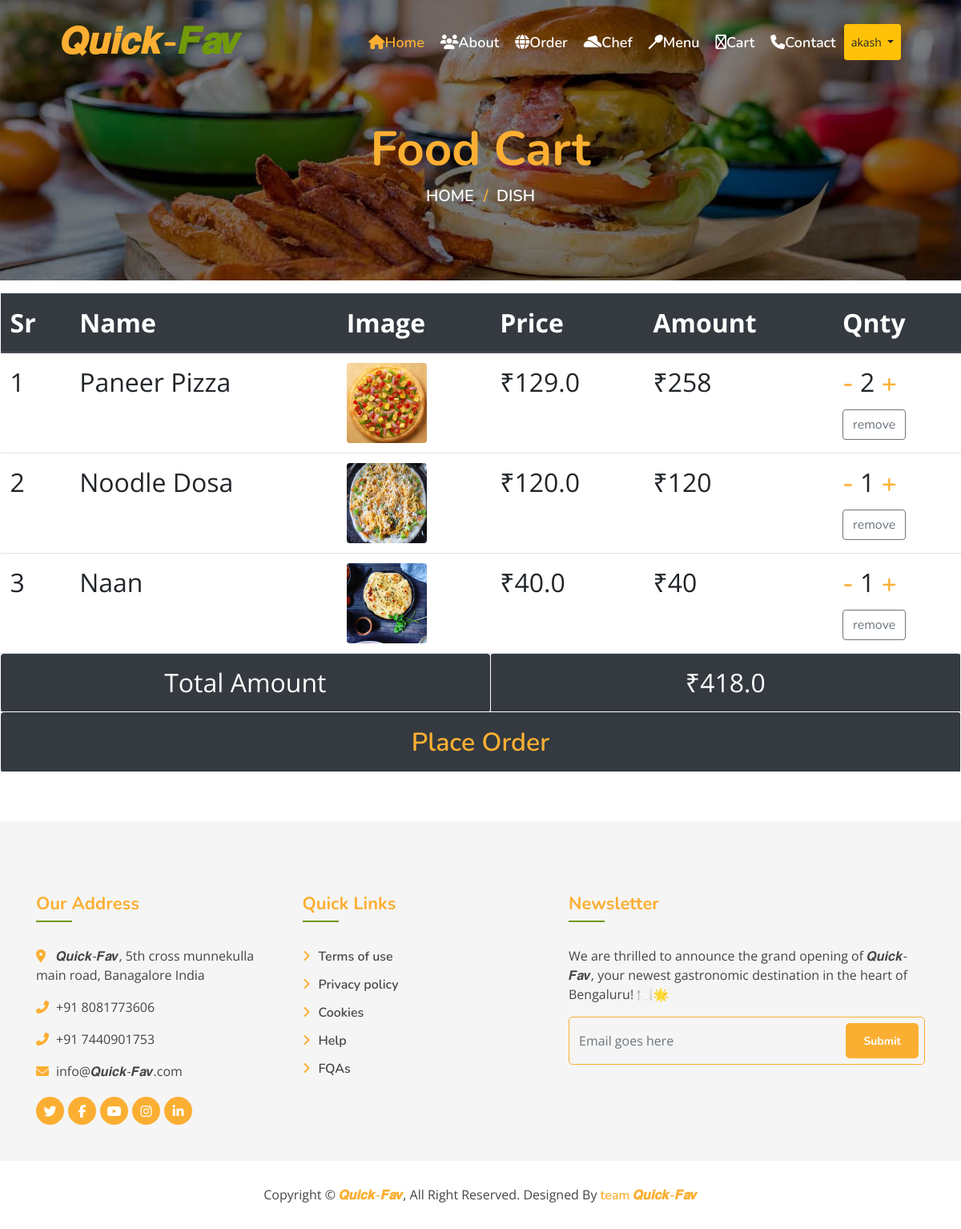
The page /cart/3 (signed in) on the database its author committed.
### app/models.py (models this page shows, shortened)
class Dish_cart(models.Model):
    user = models.ForeignKey(User,on_delete=models.CASCADE,null=True)
    name = models.ForeignKey(Dish,on_delete=models.CASCADE)
    counter = models.PositiveIntegerField(default=0)
    ammount = models.PositiveBigIntegerField(null=True)

class Dish(models.Model):
    name = models.CharField(max_length=200,unique=True)
    image = models.ImageField(upload_to="dishes")
    ingredients = models.TextField()
    details = models.TextField(blank=True)
    category = models.ForeignKey(Category, on_delete=models.CASCADE)
    price = models.FloatField()
    discount_price = models.FloatField(blank=True)
    is_available = models.BooleanField(default=True)
    added_on = models.DateTimeField(auto_now_add=True)
    updated_on = models.DateTimeField(auto_now=True)
    def __str__(self):
        return self.name
    class Meta:
        verbose_name_plural = 'Dish Table'

### app/views.py (the view)
# urls.py: path('cart/<int:id>',cart,name='cart'),
@login_required(login_url='login')
def cart(request,id):
    user = User.objects.get(username=request.user)
    obj = Dish.objects.get(id=id)
    NWO,created = Dish_cart.objects.get_or_create(user=user,name=obj)
    if created:
        NWO.ammount=obj.price
        NWO.counter = 1
    else:
        NWO.counter += 1
        NWO.ammount=obj.price*NWO.counter
    NWO.save()
    cart_list = Dish_cart.objects.filter(user=user)
    m = 0
    for d in cart_list:
        m = m + (d.name.price * d.counter)
    return render(request,'cart.html',{'cart':cart_list,'M':m})

### templates/cart.html (shortened to what this page needs)
{% extends "base.html" %}
{% load static %}
{% block content %}
<div class="page-header mb-0">
    <div class="container">
        <div class="row">
            <div class="col-12">
                <h2>Food Cart</h2>
            </div>
            <div class="col-12">
                <a href="">Home</a>
                <a href="">Dish</a>
            </div>
        </div>
    </div>
</div>
<section class="menu-food mt-3 d-flex justify-content-start flex-wrap">
    <table class="table table-hover">
        <thead class="thead-dark">
            <th>Sr</th>
            <th>Name</th>
            <th>Image</th>
            <th>Price</th>
            <th>Amount</th>
            <th>Qnty</th>
        </thead>
        {% if cart %}
        {% for d in cart %}
        <tr>
            <td>{{forloop.counter}}</td>
            <td>{{d.name}}</td>
            <td><img src="{{d.name.image.url}}" class="rounded" alt="no" height="100px" width="100px"></td>
            <td>₹{{d.name.price}}</td>
            <td>₹{{d.ammount}}</td>
            <td> <div><a href="{% url 'qntysub' d.name.id %}">-</a> {{d.counter}} <a href="{% url 'qntyadd' d.name.id %}">+</a></div>
                <a href="{% url 'remove' d.name.id %}" class="btn btn-outline-secondary">remove</a>
            </td>
        </tr>
        {% endfor %}
        {% endif %}
        <tr>
            <td colspan="3" class="alert bg-dark text-center text-white "> Total Amount</td>
            <td colspan="3" class="alert bg-dark text-center text-white ">₹{{M}}</td>
        </tr>
        <tr>
            <td colspan="6" class="alert bg-dark text-center text-white "> <a href="{% url 'order' %}">Place Order</a></td>
        </tr>
    </table>
</section>
{% endblock content %}

### templates/base.html (shortened to what this page needs)
{% load static %}
<!DOCTYPE html>
<html lang="en">
    <head>
        <link href="https://stackpath.bootstrapcdn.com/bootstrap/4.4.1/css/bootstrap.min.css" rel="stylesheet">
        <link href="https://cdnjs.cloudflare.com/ajax/libs/font-awesome/5.10.0/css/all.min.css" rel="stylesheet">
        <link href="{% static 'lib/animate/animate.min.css' %}" rel="stylesheet">
        <link href="{% static 'lib/owlcarousel/assets/owl.carousel.min.css' %}" rel="stylesheet">
        <link href="{% static 'lib/flaticon/font/flaticon.css" rel="stylesheet' %}">
        <link href="{% static 'lib/tempusdominus/css/tempusdominus-bootstrap-4.min.css' %}" rel="stylesheet" />
        <link href="{% static 'fontawesomefree/css/fontawesome.css' %}" rel="stylesheet" type="text/css">
        <link href="{% static 'fontawesomefree/css/brands.css' %}" rel="stylesheet" type="text/css">
        <link href="{% static 'fontawesomefree/css/solid.css' %}" rel="stylesheet" type="text/css">
        <link href="{% static 'css/style.css' %}" rel="stylesheet">
    </head>
    <body>
        <div class="navbar navbar-expand-lg bg-light navbar-light">
            <div class="container-fluid">
                <a href="{% url 'index' %}" class="navbar-brand">𝑸𝒖𝒊𝒄𝒌-<span>𝑭𝒂𝒗</span></a>
                <div class="collapse navbar-collapse justify-content-between" id="navbarCollapse">
                    <div class="navbar-nav ml-auto">
                        <a href="{% url 'index' %}" class="nav-item nav-link active"><i class="fa fa-home"></i>Home</a>
                        <a href="{% url 'about' %}" class="nav-item nav-link"><i class="fa-solid fa-users"></i>About</a>
                        <a href="{% url 'orderhistory' %}" class="nav-item nav-link"><i class="fa-solid fa-globe"></i>Order</a>
                        <a href="{% url 'team' %}" class="nav-item nav-link"><i class="fa-solid fa-hat-cowboy-side"></i>Chef</a>
                        <a href="{% url 'menu' %}" class="nav-item nav-link"><i class="fa-solid fa-spoon"></i>Menu</a>
                        <a href="{% url 'cart' %}" class="nav-item nav-link"><i class="fa-regular fa-cart-shopping"></i>Cart</a>
                        <a href="{% url 'contact' %}" class="nav-item nav-link"><i class="fa fa-phone"></i>Contact</a>
                        {% if user.is_authenticated %}
                        <div class="btn-group">
                            <button type="button" class="btn btn-warning btn-sm dropdown-toggle" data-toggle="dropdown" aria-haspopup="true" aria-expanded="false">
                              {{user.first_name}}
                            </button>
                          </div>
                         {% else %}
                         <a href="{% url 'login' %}" class="nav-item nav-link">login<i class="fa-solid fa-right-to-bracket"></i></a>
                        {% endif %}
                    </div>
                </div>
            </div>
        </div>
        {% block content %}
        {% endblock %}
                <div class="footer">
                    <div class="container">
                        <div class="row">
                            <div class="col-lg-7">
                                <div class="row">
                                    <div class="col-md-6">
                                        <div class="footer-contact">
                                            <h2>Our Address</h2>
                                            <p><i class="fa fa-map-marker-alt"></i>𝑸𝒖𝒊𝒄𝒌-𝑭𝒂𝒗, 5th cross munnekulla main road, Banagalore India</p>
                                            <p><i class="fa fa-phone-alt"></i>+91 8081773606</p>
                                            <p><i class="fa fa-phone-alt"></i>+91 7440901753</p>
                                            <p><i class="fa fa-envelope"></i>info@𝑸𝒖𝒊𝒄𝒌-𝑭𝒂𝒗.com</p>
                                            <div class="footer-social">
                                                <a href=""><i class="fab fa-twitter"></i></a>
                                                <a href=""><i class="fab fa-facebook-f"></i></a>
                                                <a href=""><i class="fab fa-youtube"></i></a>
                                                <a href=""><i class="fab fa-instagram"></i></a>
                                                <a href=""><i class="fab fa-linkedin-in"></i></a>
                                            </div>
                                        </div>
                                    </div>
                                    <div class="col-md-6">
                                        <div class="footer-link">
                                            <h2>Quick Links</h2>
                                            <a href="">Terms of use</a>
                                            <a href="">Privacy policy</a>
                                            <a href="">Cookies</a>
                                            <a href="">Help</a>
                                            <a href="">FQAs</a>
                                        </div>
                                    </div>
                                </div>
                            </div>
                            <div class="col-lg-5">
                                <div class="footer-newsletter">
                                    <h2>Newsletter</h2>
                                    <p>
                                        We are thrilled to announce the grand opening of 𝑸𝒖𝒊𝒄𝒌-𝑭𝒂𝒗, your newest gastronomic destination in the heart of Bengaluru! 🍽️🌟
                                    </p>
                                    <div class="form">
                                        <input class="form-control" placeholder="Email goes here">
                                        <button class="btn custom-btn">Submit</button>
                                    </div>
                                </div>
                            </div>
                        </div>
                    </div>
                    <div class="copyright">
                        <div class="container">
                            <p>Copyright &copy; <a href="#">𝑸𝒖𝒊𝒄𝒌-𝑭𝒂𝒗</a>, All Right Reserved.</p>
                            <p>Designed By <a href="https://akashgupta744.github.io/AkashPortfolio7440/im">team 𝑸𝒖𝒊𝒄𝒌-𝑭𝒂𝒗</a></p>
                        </div>
                    </div>
                </div>
    </body>
</html>

### static/css/style.css (style rules this page uses)
body { color: #757575; background: #ffffff; font-family: 'open sans', sans-serif; }
h1, h2, h3, h4, h5, h6 { color: #454545; font-family: 'Nunito', sans-serif; }
a { font-family: 'Nunito', sans-serif; font-weight: 600; color: #fbaf32; transition: .3s; }
.btn.custom-btn { padding: 12px 25px; font-family: 'Nunito', sans-serif; font-size: 16px; font-weight: 600; color: #ffffff; background: #fbaf32; border: 2px solid #fbaf32; border-radius: 5px; transition: .5s; }
.container-fluid { max-width: 1366px; }
.navbar { position: relative; transition: .5s; z-index: 999; }
.navbar .navbar-brand { margin: 0; color: #fbaf32; font-size: 45px; line-height: 0px; font-weight: 700; font-family: 'Nunito', sans-serif; transition: .5s; }
.navbar .navbar-brand span { color: #719a0a; }
@media (min-width: 992px) { .navbar { position: absolute; width: 100%; padding: 30px 60px; background: transparent !important; z-index: 9; } }
@media (min-width: 992px) { .navbar .navbar-brand { color: #fbaf32; } }
@media (min-width: 992px) { .navbar-light .navbar-nav .nav-link, .navbar-light .navbar-nav .nav-link:focus { padding: 10px 10px 8px 10px; font-family: 'Nunito', sans-serif; color: #ffffff; font-size: 18px; font-weight: 600; } }
@media (min-width: 992px) { .navbar-light .navbar-nav .nav-link:hover, .navbar-light .navbar-nav .nav-link.active { color: #fbaf32; } }
.page-header { position: relative; margin-bottom: 45px; padding: 150px 0 90px 0; text-align: center; background: linear-gradient(rgba(0, 0, 0, .5), rgba(0, 0, 0, .5)), url(../img/page-header.jpg); background-position: center; background-repeat: no-repeat; background-size: cover; }
.page-header h2 { position: relative; color: #fbaf32; font-size: 60px; font-weight: 700; }
.page-header a { position: relative; padding: 0 12px; font-size: 20px; text-transform: uppercase; color: #ffffff; }
.page-header a::after { position: absolute; content: "/"; width: 8px; height: 8px; top: -1px; right: -7px; text-align: center; color: #fbaf32; }
.page-header a:last-child::after { display: none; }
.footer { position: relative; margin-top: 45px; padding-top: 90px; background: rgba(0, 0, 0, .04); }
.footer .footer-contact, .footer .footer-link, .footer .footer-newsletter { position: relative; margin-bottom: 45px; color: #454545; }
.footer .footer-contact h2, .footer .footer-link h2, .footer .footer-newsletter h2 { position: relative; margin-bottom: 30px; padding-bottom: 10px; font-size: 22px; font-weight: 700; color: #fbaf32; }
.footer .footer-contact h2::after, .footer .footer-link h2::after, .footer .footer-newsletter h2::after { position: absolute; content: ""; width: 45px; height: 2px; bottom: 0; left: 0; background: #719a0a; }
.footer .footer-link a { display: block; margin-bottom: 10px; color: #454545; transition: .3s; }
.footer .footer-link a::before { position: relative; content: "\f105"; font-family: "Font Awesome 5 Free"; font-weight: 900; margin-right: 10px; color: #fbaf32; }
.footer .footer-contact p i { width: 25px; color: #fbaf32; }
.footer .footer-social { position: relative; margin-top: 20px; display: flex; }
.footer .footer-social a { display: inline-block; margin-right: 5px; width: 35px; height: 35px; display: flex; align-items: center; justify-content: center; background: #fbaf32; border-radius: 35px; font-size: 16px; color: #ffffff; }
.footer .footer-social a:last-child { margin: 0; }
.footer .footer-newsletter .form { position: relative; width: 100%; }
.footer .footer-newsletter input { height: 60px; background: transparent; border: 1px solid #fbaf32; border-radius: 5px; }
.footer .footer-newsletter .btn { position: absolute; top: 8px; right: 8px; height: 44px; padding: 8px 20px; font-size: 14px; font-weight: 700; }
.footer .copyright { position: relative; width: 100%; padding: 30px 0; text-align: center; background: #ffffff; }
.footer .copyright p { margin: 0; display: inline-block; color: #454545; }
.footer .copyright p a { color: #fbaf32; }

### templates/cart.html (style rules this page uses)
td,th { font-size: 2rem; }

### rows shown on the page
Dish_cart: name "Paneer Pizza", name.image (picture), name.price "129.0", ammount "258", counter "2"
Dish_cart: name "Noodle Dosa", name.image (picture), name.price "120.0", ammount "120", counter "1"

### other values the page prints
{{ user.first_name }} "akash"
{{ M }} "418.0"
